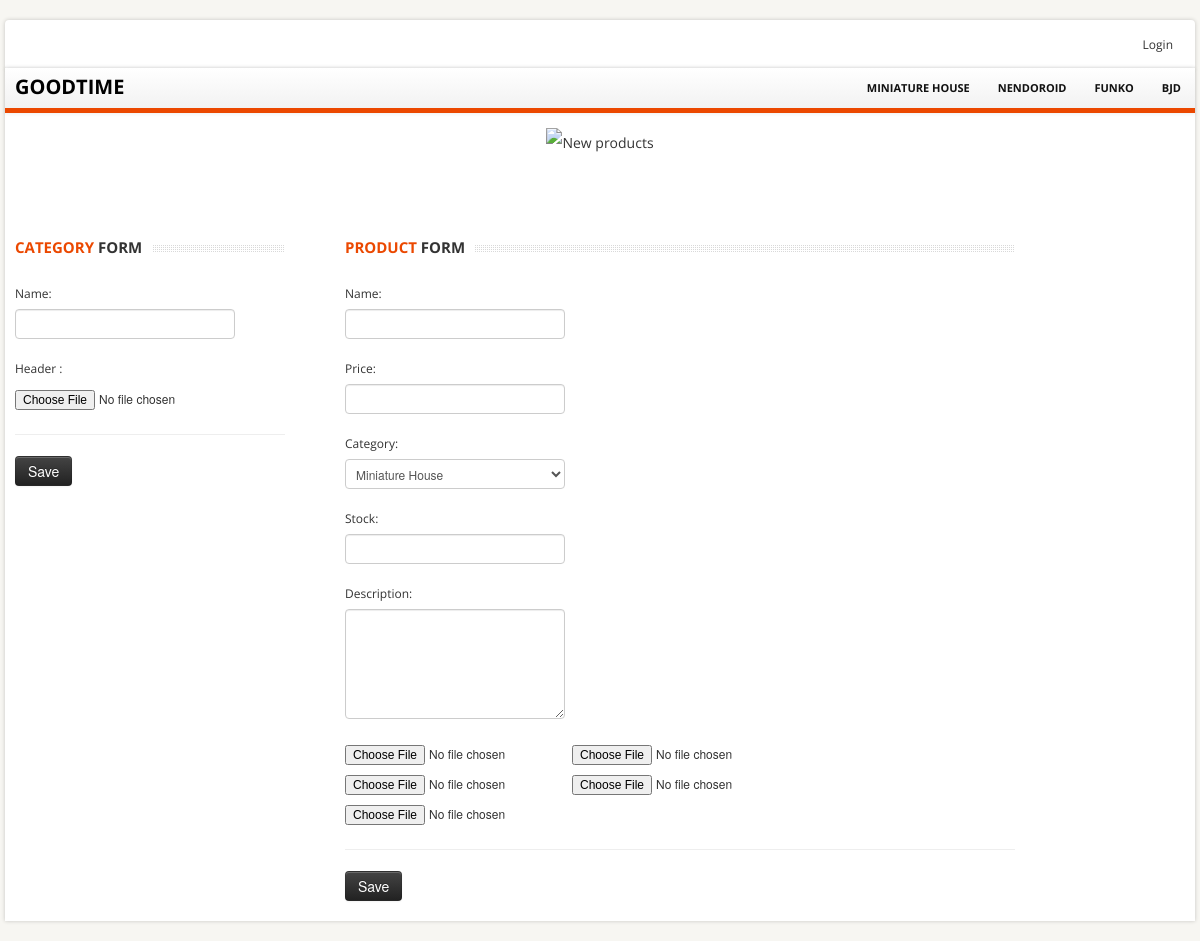
/addProduct.php, run on the app's committed database.
### tables this page shows
CREATE TABLE `productcategories` (
  `CategoryID` int(11) NOT NULL,
  `CategoryName` varchar(50) NOT NULL,
  `CatagoryHeader` varchar(70) NOT NULL
);

### productdb.php (called while the page is built, shortened)
<?php
class productdb {
  public function getAllCategory() {
    require "db.php";
    $sql = "SELECT * FROM productcategories";
    $result = mysqli_query($con,$sql);
    $arr = array();
    while ($data = mysqli_fetch_array($result)) {
      $arr[] = $data;
    }
    return $arr;
  }
}
 ?>

### addProduct.php (the view, shortened to what this page needs)
<?php
require_once('product.php');
require_once('productdb.php');
 ?>
<!DOCTYPE html>
<html lang="en">
	<head>
		<link href="bootstrap/css/bootstrap.min.css" rel="stylesheet">
		<link href="bootstrap/css/bootstrap-responsive.min.css" rel="stylesheet">
		<link href="themes/css/bootstrappage.css" rel="stylesheet"/>
		<link href="themes/css/main.css" rel="stylesheet"/>
		<link href="themes/css/jquery.fancybox.css" rel="stylesheet"/>
	</head>
    <body>
		<div id="top-bar" class="container">
			<div class="row">
				<div class="span4">
				</div>
				<div class="span8">
					<div class="account pull-right">
						<ul class="user-menu">
							<?php
                if (isset($_SESSION['uid'])) {
                  if ($_SESSION['uid'] == "admin") {
                    echo "<b>Hey! ".$_SESSION['uid']."</b>
     							<li><a href='addProduct.php'>Add Product</a></li>
                  <li><a href='updatetrack.php'>อัพเดทแทรค</a></li>
                  <li><a href='promotion-site.php'>อัพเดทโปรโมชั่น</a></li>
                  <li><a href='sendmail.php'>ส่งอีเมล์</a></li>
     							<li><a href='logout.php'>Logout</a></li>";
                  }
                  else {
                    echo "<b>Hey! ".$_SESSION['uid']."</b>";
                    if ($_SESSION['W_qty'] > 0){
                      echo "<li><a href='wishlist-page.php'>Wishlist (".$_SESSION['W_qty'].")</a></li>";
                    }
                  if ($_SESSION['C_qty'] > 0){
                    echo "<li><a href='cart-site.php'>Your Cart (".$_SESSION['C_qty'].")</a></li>";
                  }
                  echo "<li><a href='order-profile.php'>ประวัติการสั่งซื้อ</a></li>";
                  echo "<li><a href='logout.php'>Logout</a></li>";
                  }
                } else {
                  echo "<li><a href='register.php'>Login</a></li>";
                }
                ?>
						</ul>
					</div>
				</div>
			</div>
		</div>
		<div id="wrapper" class="container">
			<section class="navbar main-menu">
				<div class="navbar-inner main-menu">
					<div class="goodtimelogo">
					<a href="index.php" class="logo pull-left">GOODTIME</a>
				</div>
					<nav id="menu" class="pull-right">
						<ul>
							<?php
							$productdb = new productdb;
							$list = $productdb->getAllCategory();
							foreach ($list as $val) {
								$key = $val['CategoryID'];
								$cat = $val['CategoryName'];
								echo "<li><a href='./product_list.php?pl=$key'>$cat</a></li>";
							}
							 ?>
						</ul>
					</nav>
				</div>
			</section>
			<section class="header_text sub">
			<img class="pageBanner" src="Product_image/nekopara.jpg" alt="New products" >
			</section>
			<section class="main-content">
				<div class="row">
					<div class="span9">
						<div class="row">
							<div class="span3 col">
                  <h4 class="title"><span class="text"><strong>Category</strong> Form</span></h4>
                  <form action="addProduct.php" method="post" class="form-stacked">
                    <fieldset>
                      <div class="control-group">
                        <label class="control-label">Name:</label>
                        <div class="controls">
                          <input type="text" name="cName">
                        </div>
                      </div>
                        <from action="/action_page.php">
													<label>Header : </label>
                          <input type="file" name="cheader" accept="image/*" value="Browse..">
                        </from>
                      <hr>
                        <div class="actions"><input tabindex="9" name="newCatagory" class="btn btn-inverse large" type="submit" value="Save"></div>
                  </fieldset>
                </form>
							</div>
							<div class="span5">
                <div class="span7">
                  <h4 class="title"><span class="text"><strong>Product</strong> Form</span></h4>
                  <form action="addProduct.php" method="post" class="form-stacked">
                    <fieldset>
                      <div class="control-group">
                        <label class="control-label">Name:</label>
                        <div class="controls">
                          <input type="text" name="pName">
                        </div>
                      </div>
                      <div class="control-group">
                        <label class="control-label">Price:</label>
                        <div class="controls">
                          <input type="text" name="pPrice">
                        </div>
                      </div>
                      <div class="control-group">
                          <label class="control-label">Category:</label>
                          <div class="controls">
														<select name="pGroup">
															<?php
															$db = new productdb;
															$list = $db->getAllCategory();
															foreach ($list as $key) {
																$val = $key['CategoryName'];
																echo "<option value='$val'>$val</option>";
															}
															 ?>
														</select>
                            </div>
                      </div>
                      <div class="control-group">
                        <label class="control-label">Stock:</label>
                        <div class="controls">
                          <input type="text" name="pStock">
                        </div>
                      </div>
                      <div class="control-group">
                        <label class="control-label">Description:</label>
												<div class="controls" align="left">
           									<textarea name="pDecs" class="ckeditor" cols="69" rows="5"></textarea>
          						</div>
                      </div>
                        <from action="/action_page.php">
													<?php
													for ($i=0; $i<5; $i++) {
														echo "<input type='file' name='pic[]' accept='image/*' onchange='readURL(this);' value='Browse..'>";
													}
													 ?>
                        </from>
                      <hr>
                        <div class="actions"><input tabindex="9" name="addP" class="btn btn-inverse large" type="submit" value="Save"></div>
                  </fieldset>
                </form>
              </div>
						</div>
						</div>
					</div>
				</div>
			</section>
		</div>
    </body>
</html>

### themes/css/main.css (style rules this page uses)
body { font-size: 12px; font-family: 'Open Sans', arial, tahoma, sans-serif; background:#f7f6f2; background-size: cover; }
label, input, button, select, textarea { font-size: 12px; }
ul li a,a { color:#333; outline:0; -webkit-transition: all 0.2s linear; -moz-transition: all 0.2s linear; -o-transition: all 0.2s linear; -ms-transition: all 0.2s linear; transition: all 0.2s linear; }
.goodtimelogo a { color: black; font-size: 20px; margin-top: 9px; font-weight: bold; }
a { color:#eb4800; }
#wrapper,#top-bar { background: #fff; margin: 20px auto 20px auto; box-shadow: 0px 0px 4px 0px rgba(0, 0, 0, 0.2); -moz-box-shadow: 0px 0px 4px 0px rgba(0, 0, 0, 0.2); -webkit-box-shadow: 0px 0px 4px 0px rgba(0, 0, 0, 0.2); padding:0px 10px; }
section.homepage-slider, section.navbar, section.google_map, section#footer-bar, section#copyright { margin-left: -10px; margin-right: -10px; }
section.header_text { background:url(../images/bg_h.png) no-repeat bottom; text-align:center; padding:15px 0 20px 0; font-size:16px; line-height:30px; border-bottom:1px solid #fff; }
section.header_text.sub { font-size:14px; margin-bottom:40px; }
#top-bar { background-color:#fff; padding:10px; margin: 20px auto -22px auto; -webkit-border-radius: 4px; -moz-border-radius: 4px; border-radius: 4px; }
#top-bar .user-menu { margin: 0; padding: 0; list-style: none; }
#top-bar .user-menu li { display: inline-block; *display: inline; zoom: 1; border-right: 1px solid #eee; padding: 5px 12px; }
#top-bar .user-menu li:last-child { border-right:0; }
section.navbar { margin-bottom:0; }
.navbar-inner.main-menu { height: 40px; padding-left:10px; padding-right:0; border-right: 0; border-left: 0; border-top: 0; border-bottom:5px solid #eb4800; -webkit-border-radius: 0; -moz-border-radius: 0; border-radius: 0; filter: none; }
.navbar-inner.main-menu a.logo { position:absolute; }
#menu > ul { display: block; margin-left:0; }
#menu > ul > li { list-style: none; float: left; position: relative; margin-right: 0px; }
#menu > ul > li > a { font-size: 11px; color: #111; display: block; text-transform: uppercase; font-weight: bold; text-align: center; padding: 10px 14px; }
h4.title { background: url(../images/line_bar.png) 0 8px repeat-x; padding-bottom:5px; margin-bottom:15px; overflow:hidden; text-transform:uppercase; font-size:15px; min-height:27px; width:100%; }
h4.title strong { color:#eb4800; }
h4.title span.text { background-color:#fff; padding-right:10px; }

### data on the page
productcategories: CategoryName "MINIATURE HOUSE"
productcategories: CategoryName "NENDOROID"
productcategories: CategoryName "FUNKO"
productcategories: CategoryName "BJD"

### other printed values
form field pGroup "Miniature House"
